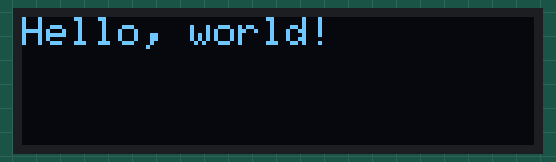
This sketch was run on a simulated Arduino Uno, built with avr-gcc and run on an emulated ATmega328P. On the bench: 128×32 one-colour display.

Above: at 0.1 s.

The sketch:

OLED_Hello_World.ino
```cpp
#include <Wire.h>
#include <Adafruit_GFX.h>
#include <Adafruit_SSD1306.h>

#define SCREEN_WIDTH 128
#define SCREEN_HEIGHT 32
#define OLED_RESET -1
Adafruit_SSD1306 display(SCREEN_WIDTH, SCREEN_HEIGHT, &Wire, OLED_RESET);

void setup() {
  // initialize with the I2C addr 0x3C (for the 128x64)
  if (!display.begin(SSD1306_SWITCHCAPVCC, 0x3C)) {
    Serial.println(F("SSD1306 allocation failed"));
    for (;;);
  }
  // Clear the buffer
  display.clearDisplay();

  // Set text size, color, and print the message
  display.setTextSize(1);
  display.setTextColor(SSD1306_WHITE);
  display.setCursor(0,0);
  display.println("Hello, world!");

  // Display the message
  display.display();
}

void loop() {
  // Nothing here as we just want to display the message once
}
```
